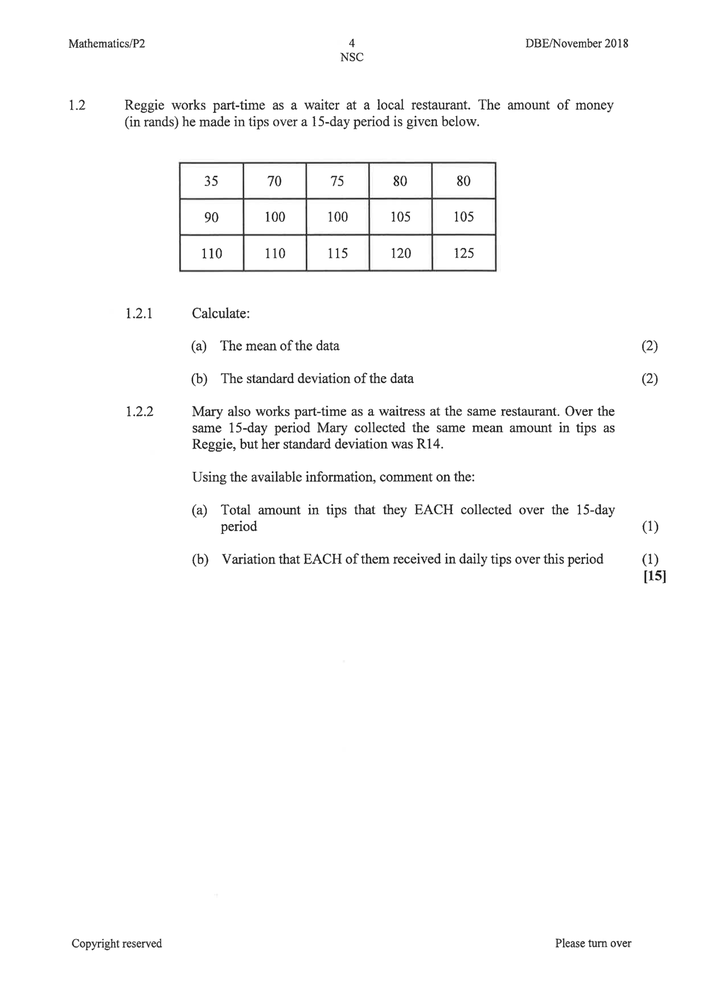
#> input picture workspace/scratch/page_4.png, 706 x 999 px, shrunk from 1240 x 1753 before the run, found by its file name
$ python crop_mcq.py
#> lines starting #> are read from the running program, lines starting #| are printed output that depends on the picture
from PIL import Image

im = Image.open("workspace/scratch/page_4.png")
#> im is the input picture: PIL image 706x999 RGB; min 0, max 255, mean 250.2
# Let's crop question 1.3
# page dimensions
w, h = im.size
#> w = 706; h = 999
crop_1_3 = im.crop((0, int(h * 0.1), w, int(h * 0.55)))
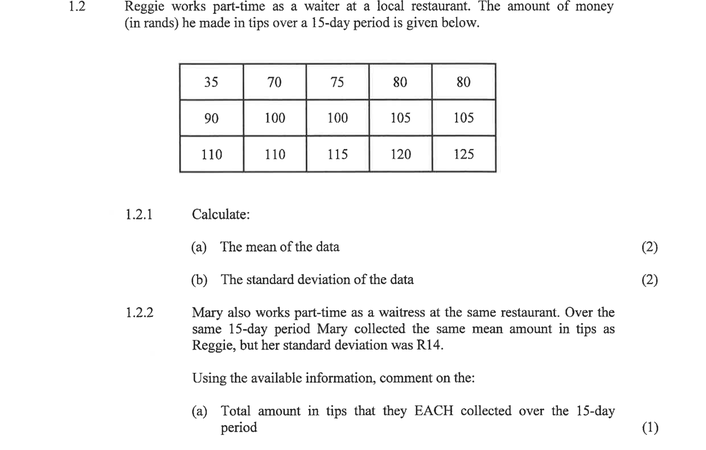
#> crop_1_3: PIL image 706x450 RGB; min 0, max 255, mean 246
crop_1_3.save("workspace/scratch/crop_1_3.png")

crop_1_4 = im.crop((0, int(h * 0.55), w, h))
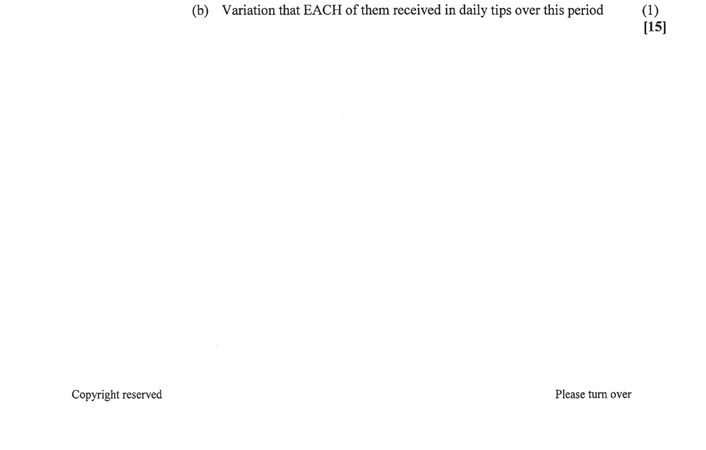
#> crop_1_4: PIL image 706x450 RGB; min 0, max 255, mean 253.7
crop_1_4.save("workspace/scratch/crop_1_4.png")
print("Cropped 1.3 and 1.4")

$ run again, with workspace/scratch/page_1.png copied over workspace/scratch/page_4.png
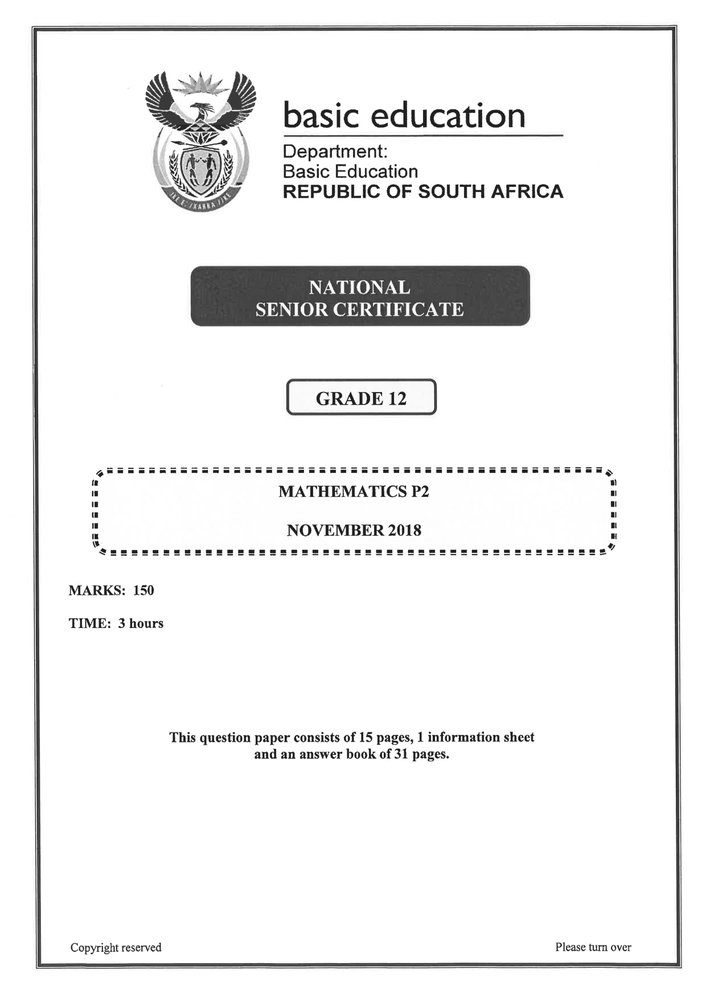
#> input picture workspace/scratch/page_1.png, 706 x 999 px, shrunk from 1240 x 1753 before the run, found by its file name
#> im is the input picture: PIL image 706x999 RGB; min 0, max 255, mean 240.2
#> `crop_1_3 = im.crop((0, int(h * 0.1), w, int(h * 0.55)))`:
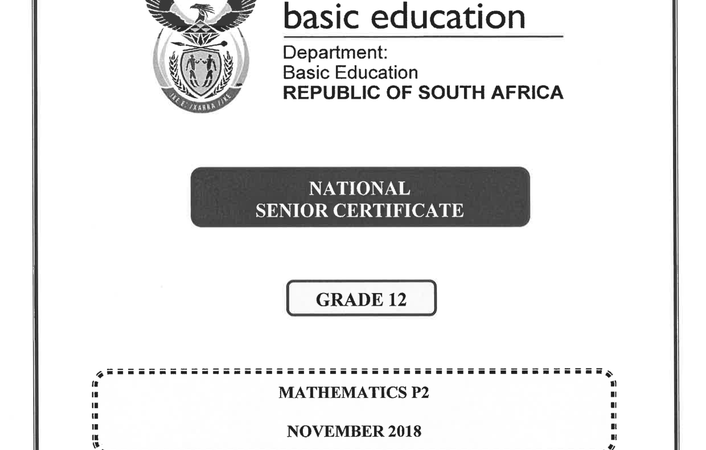
#> crop_1_3: PIL image 706x450 RGB; min 0, max 255, mean 232
#> `crop_1_4 = im.crop((0, int(h * 0.55), w, h))`:
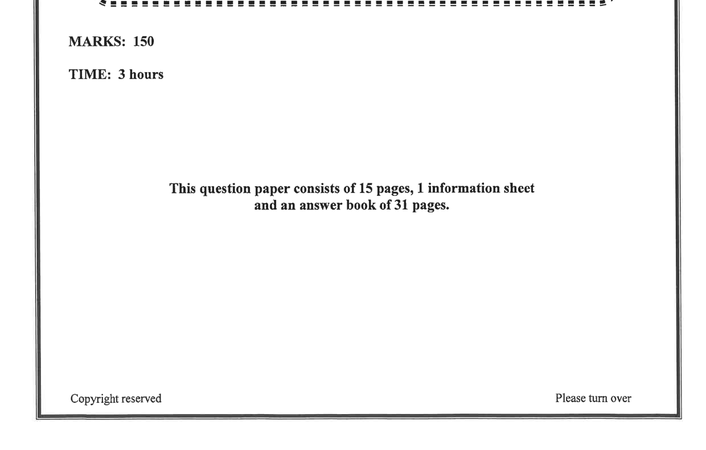
#> crop_1_4: PIL image 706x450 RGB; min 0, max 255, mean 248

$ run again, with workspace/scratch/page_10.png copied over workspace/scratch/page_4.png
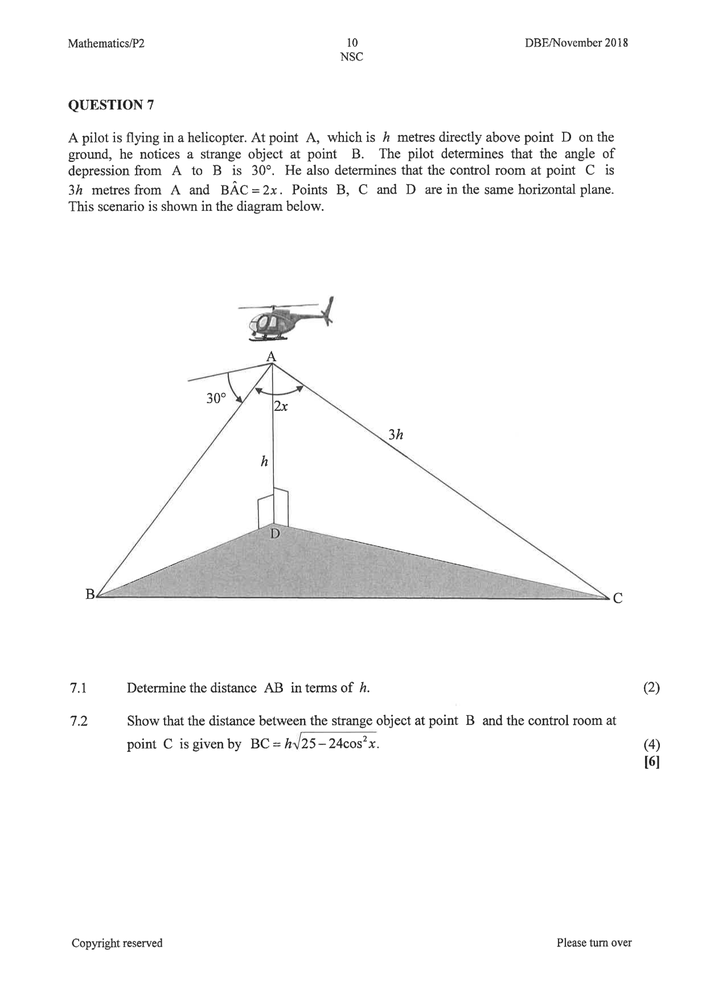
#> input picture workspace/scratch/page_10.png, 706 x 999 px, shrunk from 1240 x 1753 before the run, found by its file name
#> im is the input picture: PIL image 706x999 RGB; mean R, G, B 248.4, 248.4, 248.4
#> `crop_1_3 = im.crop((0, int(h * 0.1), w, int(h * 0.55)))`:
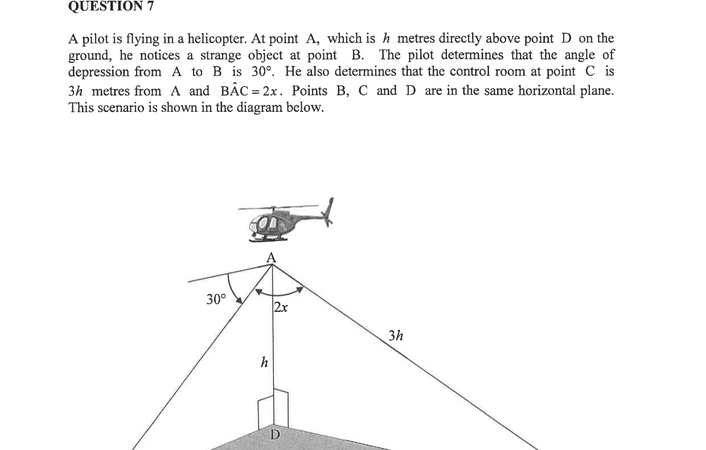
#> crop_1_3: PIL image 706x450 RGB; mean R, G, B 248.3, 248.3, 248.3
#> `crop_1_4 = im.crop((0, int(h * 0.55), w, h))`:
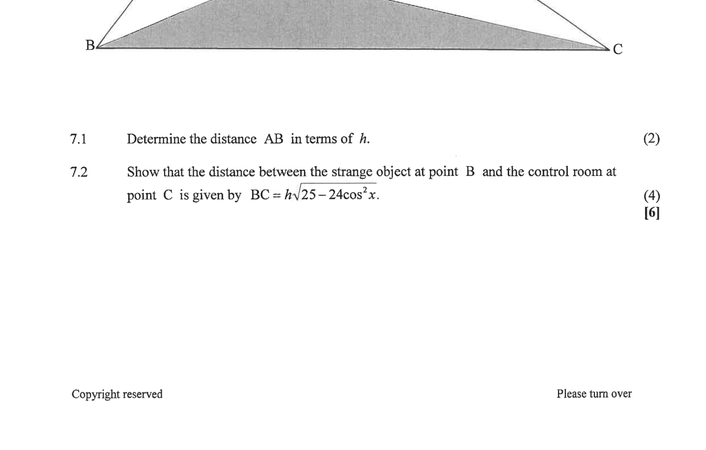
#> crop_1_4: PIL image 706x450 RGB; mean R, G, B 247.6, 247.6, 247.6

$ run again, with workspace/scratch/page_11.png copied over workspace/scratch/page_4.png
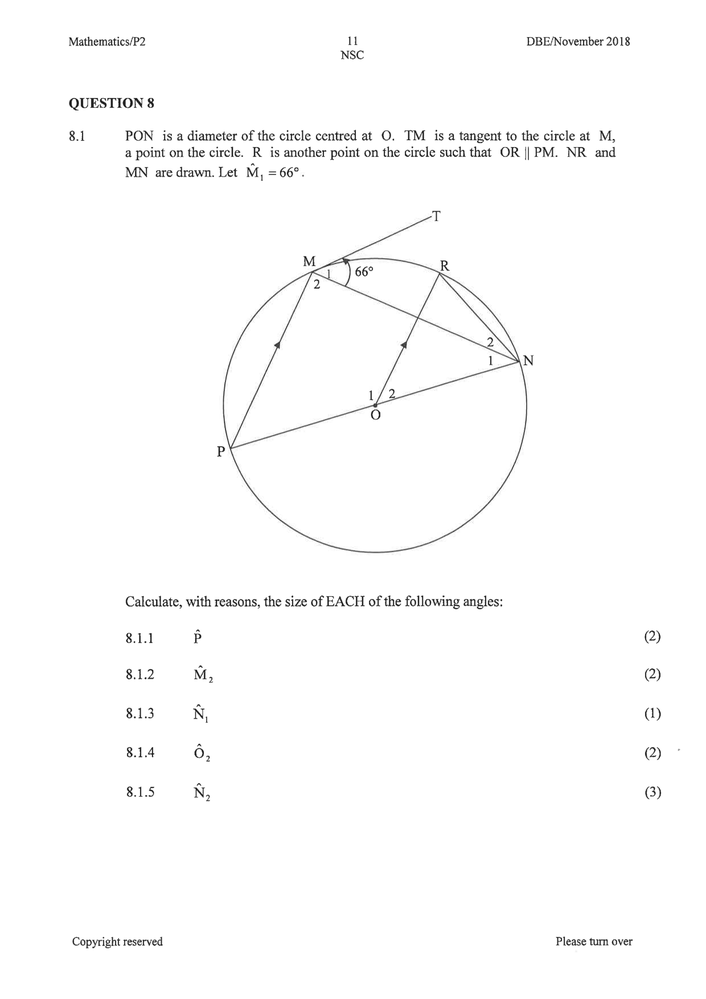
#> input picture workspace/scratch/page_11.png, 706 x 999 px, shrunk from 1240 x 1753 before the run, found by its file name
#> im is the input picture: PIL image 706x999 RGB; min 0, max 255, mean 252.1
#> `crop_1_3 = im.crop((0, int(h * 0.1), w, int(h * 0.55)))`:
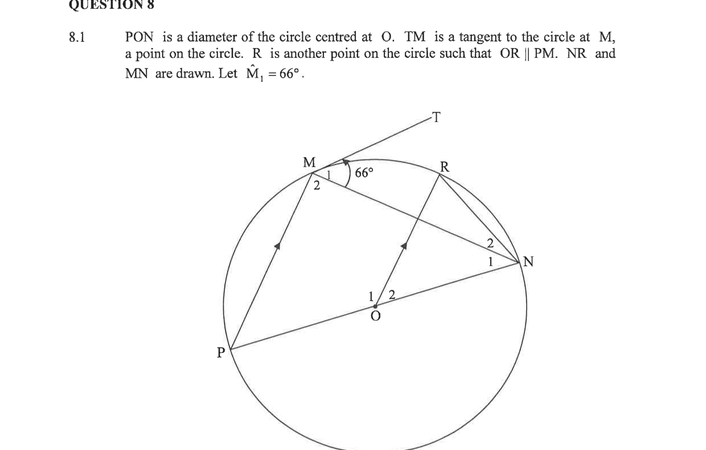
#> crop_1_3: PIL image 706x450 RGB; min 0, max 255, mean 250.9
#> `crop_1_4 = im.crop((0, int(h * 0.55), w, h))`:
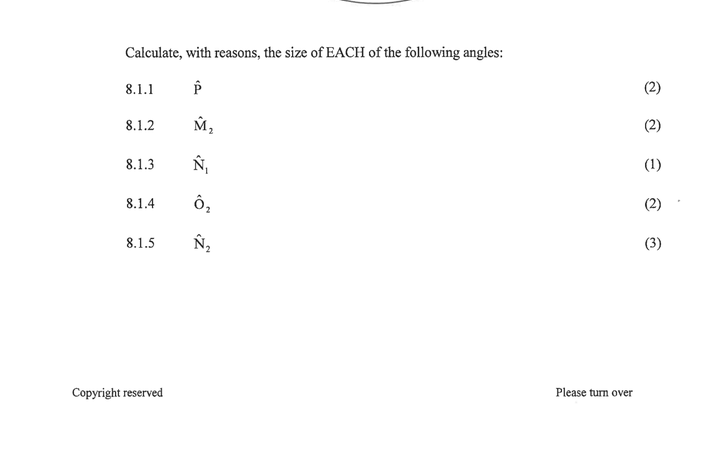
#> crop_1_4: PIL image 706x450 RGB; min 0, max 255, mean 253.2
